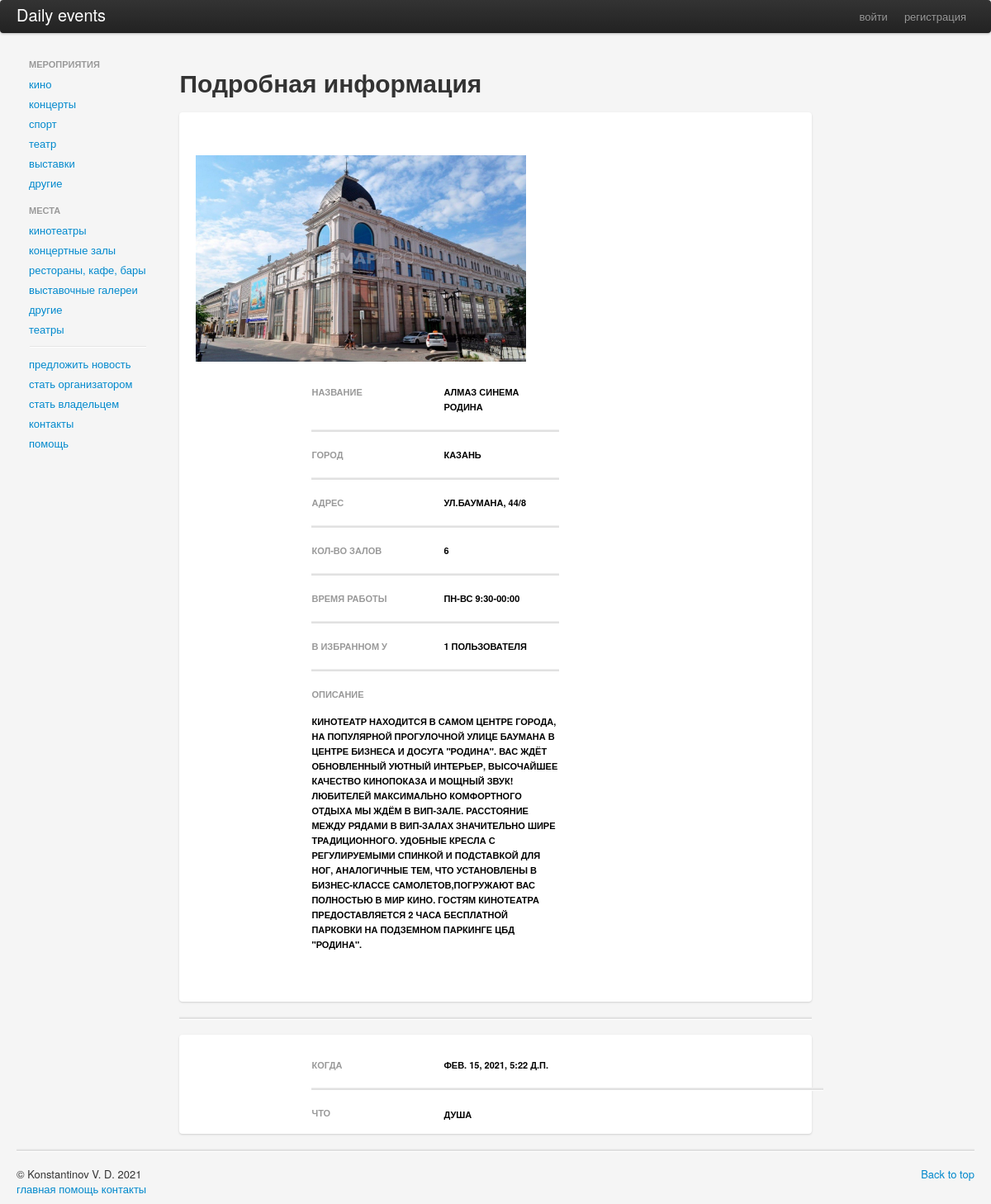
Screenshot of /events/cinema-theatres/almaz-sinema-rodina/ with the database file from the repository.
### events/models.py (models this page shows, shortened)
class Place(models.Model):
    name = models.CharField(max_length=100,verbose_name='название', unique=True)
    slug = models.SlugField(max_length=100, blank=True)
    city = models.ForeignKey(City, related_name='places', on_delete=models.CASCADE)
    photo = models.ImageField(upload_to='photos/place/%Y/%m/%d', verbose_name='фото', blank=True, default='default/place_pic.jpg')
    short_description = models.CharField(max_length=70,blank=True)
    description = models.TextField()
    default_user = Account.objects.filter(is_admin=True).order_by('date_joined').first().pk
    owner = models.ForeignKey(Account, related_name='places', on_delete=models.CASCADE, default=default_user)
    followers = models.ManyToManyField(Account,blank=True, related_name='liked_places')
    address = models.CharField(max_length=100)
    comments = models.ManyToManyField(Account,through="PlaceComments")
    class Meta:
	    verbose_name = 'место-родитель'
	    verbose_name_plural = 'места-родители'

class CinemaTheatre(Place):
    work_time = models.CharField(max_length=30)
    room_count = models.IntegerField()
    class Meta:
	    verbose_name = 'кинотеатр'
	    verbose_name_plural = 'кинотеатры'

class Schedule(models.Model):
    date = models.DateTimeField()
    event = models.ForeignKey('Event', related_name='start_at', on_delete=models.CASCADE)
    place = models.ForeignKey('Place', on_delete=models.CASCADE)
    class Meta:
	    verbose_name = 'расписание'
	    verbose_name_plural = 'расписания'
	    ordering = ['date']

class Event(models.Model):
    name = models.CharField(max_length=100,verbose_name='название', unique=True)
    slug = models.SlugField(max_length=100, blank=True)
    followers = models.ManyToManyField(Account, related_name='followed_events',blank=True)
    photo = models.ImageField(upload_to='photos/events/%Y/%m/%d', verbose_name='фото', blank=True, default='default/event_pic.jpg')
    short_description = models.CharField(max_length=70)
    description = models.TextField()
    default_user = Account.objects.filter(is_admin=True).order_by('date_joined').first().pk
    organizer = models.ForeignKey(Account,blank=True, related_name='events', on_delete=models.CASCADE, default=default_user)
    rating = models.CharField(max_length=3, default='0+')
    schedule = models.ManyToManyField('Place',through=Schedule)
    comments = models.ManyToManyField(Account,through="EventComments")
    class Meta:
	    verbose_name = 'событие-родитель'
	    verbose_name_plural = 'события-родители'

### account/models.py (models this page shows, shortened)
class City(models.Model):
	name = models.CharField(max_length=100,verbose_name='название', unique=True)
	slug = models.SlugField(max_length=100, blank=True)
	class Meta:
		verbose_name = 'город'
		verbose_name_plural = 'города'
		ordering = ['name']

### events/views.py (the view)
# urls.py: path('cinema-theatres/<str:item_slug>/',views.cinemaTheatreDetailed,name='cinema'),
def cinemaTheatreDetailed(request,item_slug):
    context = {}
    item = CinemaTheatre.objects.get(slug__iexact=item_slug)
    schedule = Schedule.objects.filter(place__pk=item.pk)
    context['schedule'] = schedule
    follows = item.followers.count()
    if follows % 10 == 1:
        follows = '{} пользователя'.format(follows)
    else:
        follows = '{} пользователей'.format(follows)
    context['object'] = item
    context['follows'] = follows
    if request.method == 'POST':
        item.followers.add(request.user)
        return redirect(item.get_absolute_url())
    else:
        return render(request, 'events/cinema_theatre_detailed.html', context)

### events/templates/events/cinema_theatre_detailed.html (shortened to what this page needs)
{% extends 'base.html' %}
{% block content %}
<div class="row">
  <div style="margin-top: 3%;" class="span10 offset">
    <h1>Подробная информация</h1>
  </div>
</div>
<br>
<div class="card">
  <div class="row">
    <div class="span4">
      <div class="container-fluid">
        <img  src="{{object.photo.url}}" class="event-pic" >
        </div>
    </div>
    <div class="span4 offset2">
      <div class="row">
        <div class="span2">
          <h6 style="margin-top: 20%;">Название</h6>
        </div>
        <div class="span2">
          <h6 style="margin-top: 20%; color:black" >{{object.name}}</h6>
        </div>
      </div>
      <hr>
      <div class="row">
        <div class="span2">
          <h6>город</h6>
        </div>
        <div class="span2">
          <h6 style="color:black" >{{object.city.name}}</h6>
        </div>
      </div>
      <hr>
      <div class="row">
        <div class="span2">
          <h6>адрес</h6>
        </div>
        <div class="span2">
          <h6 style="color:black" >{{object.address}}</h6>
        </div>
      </div>
      <hr>
      <div class="row">
        <div class="span2">
          <h6>Кол-во залов</h6>
        </div>
        <div class="span2">
          <h6 style="color:black" >{{object.room_count}}</h6>
        </div>
      </div>
      <hr>
      <div class="row">
        <div class="span2">
          <h6>время работы</h6>
        </div>
        <div class="span2">
          <h6 style="color:black" >{{object.work_time}}</h6>
        </div>
      </div>
      <hr>
      <div class="row">
        <div class="span2">
          <h6>в избранном у</h6>
        </div>
        <div class="span2">
          <h6 style="color:black" >{{follows}}</h6>
        </div>
      </div>
      <hr>
      <div class="row">
        <div class="span2">
          <h6>описание</h6>
        </div>
        <div class="span4">
          <h6 style="margin-bottom: 20%; margin-top: 5%; color:black" >{{object.description}}</h6>
        </div>
      </div>
    </div>
  </div>
</div>
<hr>
{%for item in schedule%}
<div class="card">
    <div class="row">
      <div class="span8 offset2">
        <div class="row">
          <div class="span2">
            <h6 style="margin-top: 20%;">когда</h6>
          </div>
          <div class="span2">
            <h6 style="margin-top: 20%; color:black" >{{item.date}}</h6>
          </div>
        </div>
        <hr>
        <div class="row">
          <div class="span2">
            <h6 >что</h6>
          </div>
          <div class="span2">
            <h6 style="margin-bottom: 10%; margin-top: 2%; color:black" >{{item.event.name}}</h6>
          </div>
        </div>
          </div>
        </div>
      </div>
{%endfor%}
{% endblock %}

### static/css/my.css (style rules this page uses)
body { background-color: rgb(245, 245, 245); }
hr { height: 2px; background-color: rgb(225, 225, 225) }
.event-pic { margin-top: 20%; width: 400px; height: 250px }
.card { box-shadow: 0 1px 3px 0 rgba(0,0,0,.1), 0 1px 2px 0 rgba(0,0,0,.06); }
.card { position: relative; display: flex; flex-direction: column; min-width: 0; word-wrap: break-word; background-color: #fff; background-clip: border-box; border: 0 solid rgba(0,0,0,.125); border-radius: .25rem; }

### rows the page displays
Place: photo (picture), name "АЛМАЗ СИНЕМА РОДИНА", city.name "КАЗАНЬ", address "УЛ.БАУМАНА, 44/8", description "КИНОТЕАТР НАХОДИТСЯ В САМОМ ЦЕНТРЕ ГОРОДА, НА ПОПУЛЯРНОЙ ПРОГУЛОЧНОЙ УЛИЦЕ БАУМАНА В ЦЕНТРЕ БИЗНЕСА И ДОСУГА \"РОДИНА\". ВАС ЖДЁТ ОБНОВЛЕННЫЙ УЮТНЫЙ ИНТЕРЬЕР, ВЫСОЧАЙШЕЕ КАЧЕСТВО КИНОПОКАЗА И МОЩНЫЙ ЗВУК! ЛЮБИТЕЛЕЙ МАКСИМАЛЬНО КОМФОРТНОГО ОТДЫХА МЫ ЖДЁМ В ВИП-ЗАЛЕ. РАССТОЯНИЕ МЕЖДУ РЯДАМИ В ВИП-ЗАЛАХ ЗНАЧИТЕЛЬНО ШИРЕ ТРАДИЦИОННОГО. УДОБНЫЕ КРЕСЛА С РЕГУЛИРУЕМЫМИ СПИНКОЙ И ПОДСТАВКОЙ ДЛЯ НОГ, АНАЛОГИЧНЫЕ ТЕМ, ЧТО УСТАНОВЛЕНЫ В БИЗНЕС-КЛАССЕ САМОЛЕТОВ,ПОГРУЖАЮТ ВАС ПОЛНОСТЬЮ В МИР КИНО. ГОСТЯМ КИНОТЕАТРА ПРЕДОСТАВЛЯЕТСЯ 2 ЧАСА БЕСПЛАТНОЙ ПАРКОВКИ НА ПОДЗЕМНОМ ПАРКИНГЕ ЦБД \"РОДИНА\"."
CinemaTheatre: room_count "6", work_time "ПН-ВС 9:30-00:00"
Schedule: date "ФЕВ. 15, 2021, 5:22 Д.П.", event.name "ДУША"

### other values shown
{{ follows }} "1 ПОЛЬЗОВАТЕЛЯ"
